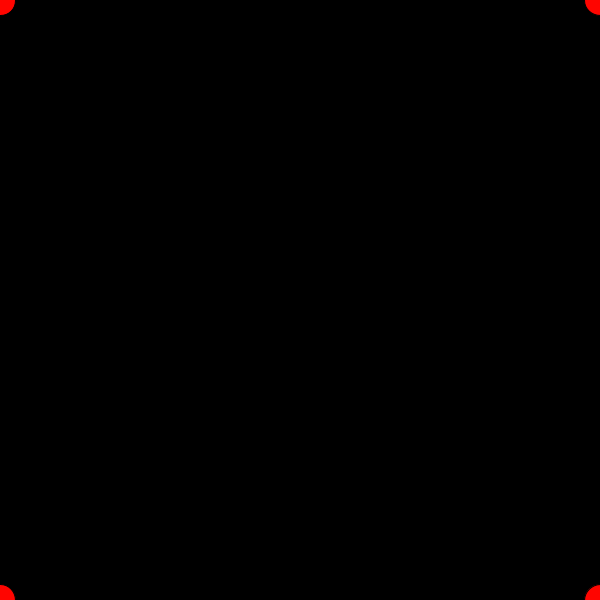
Frame 1 (no input)
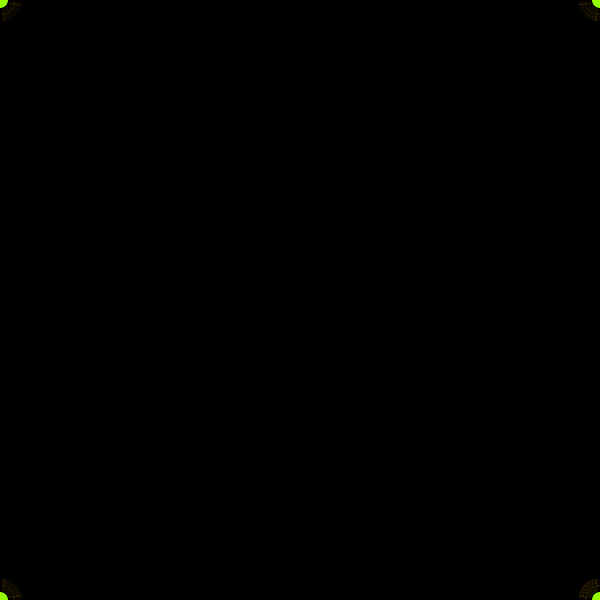
Frame 60 (the mouse pressed at the canvas centre just before this capture)
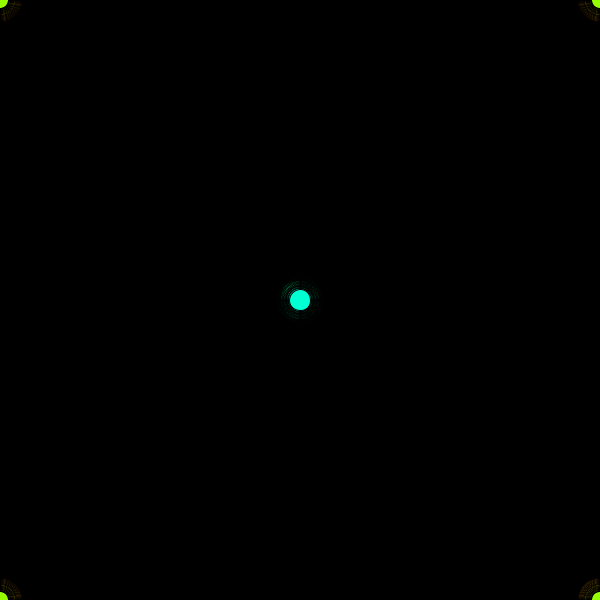
Frame 120 (the mouse held since frame 60 and released just before this capture)

The Processing sketch that drew these frames (run headless with seeded random() and noise(); from frame 60 on, the mouse is pressed at the canvas centre):

// Processing sketch: processing_42774
// ── processing_42774.pde

/**
 * Et løsningsforslag til kalejdoskop opgave
 * Warming up for the Processing workshop at Open Space Aarhus
 * http://osaa.dk/wiki/index.php/Processingworkshops
 */
 
void setup() {
    size(600,600);
    reset();
}


void reset() {
    smooth();
    background(0);
    colorMode(HSB);
}

void mouseClicked() {
    reset();
}

void draw() {
    //magisk beregning af diameter
    float d = 15 * (2+sin(5*frameCount/frameRate));
    //vælg farve
    fill((frameCount%255), 255, 255);
    //tegn 4 cirkler
    ellipse(mouseX        , mouseY         , d, d);
    ellipse(width - mouseX, mouseY         , d, d);
    ellipse(mouseX        , height - mouseY, d, d);
    ellipse(width - mouseX, height - mouseY, d, d);
}
